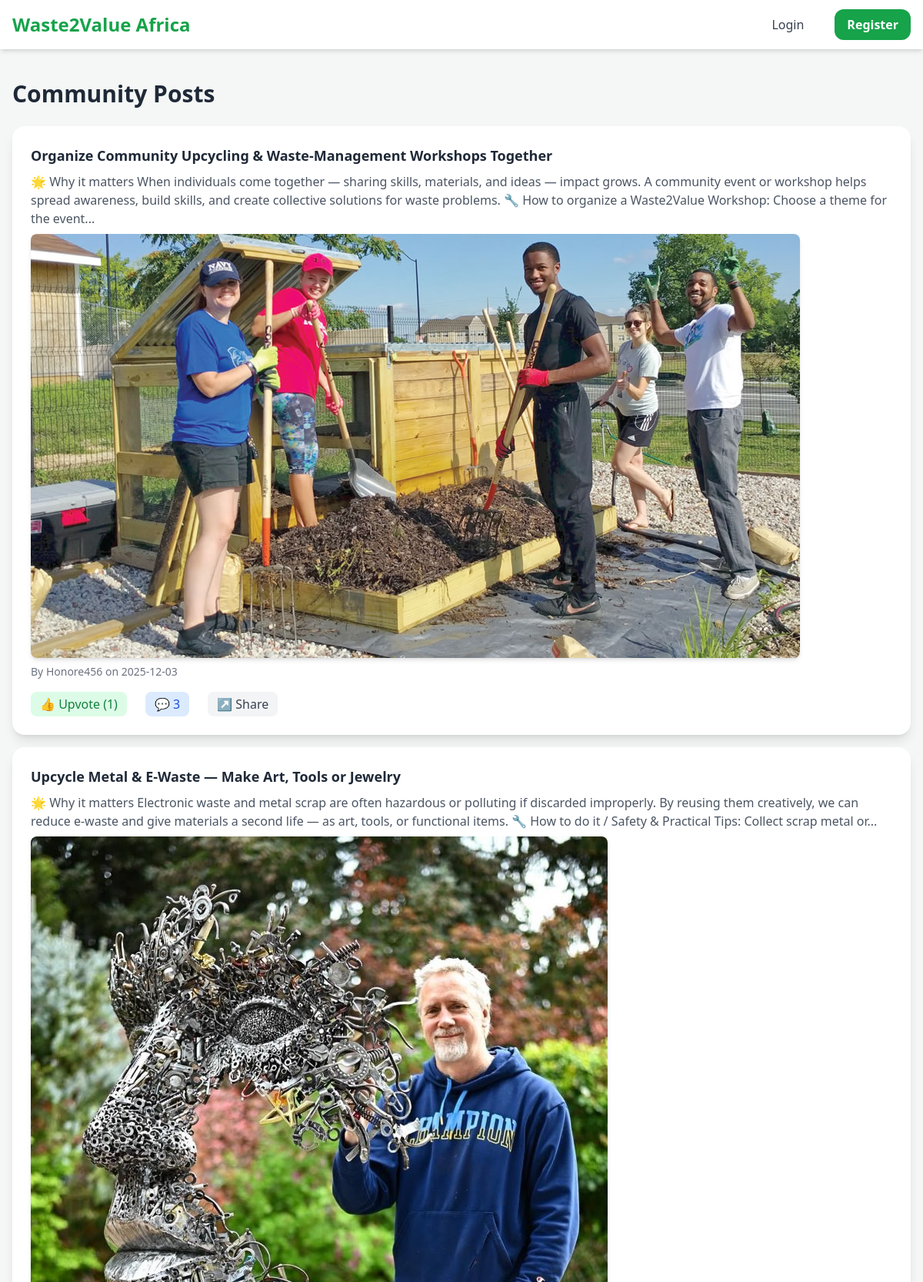
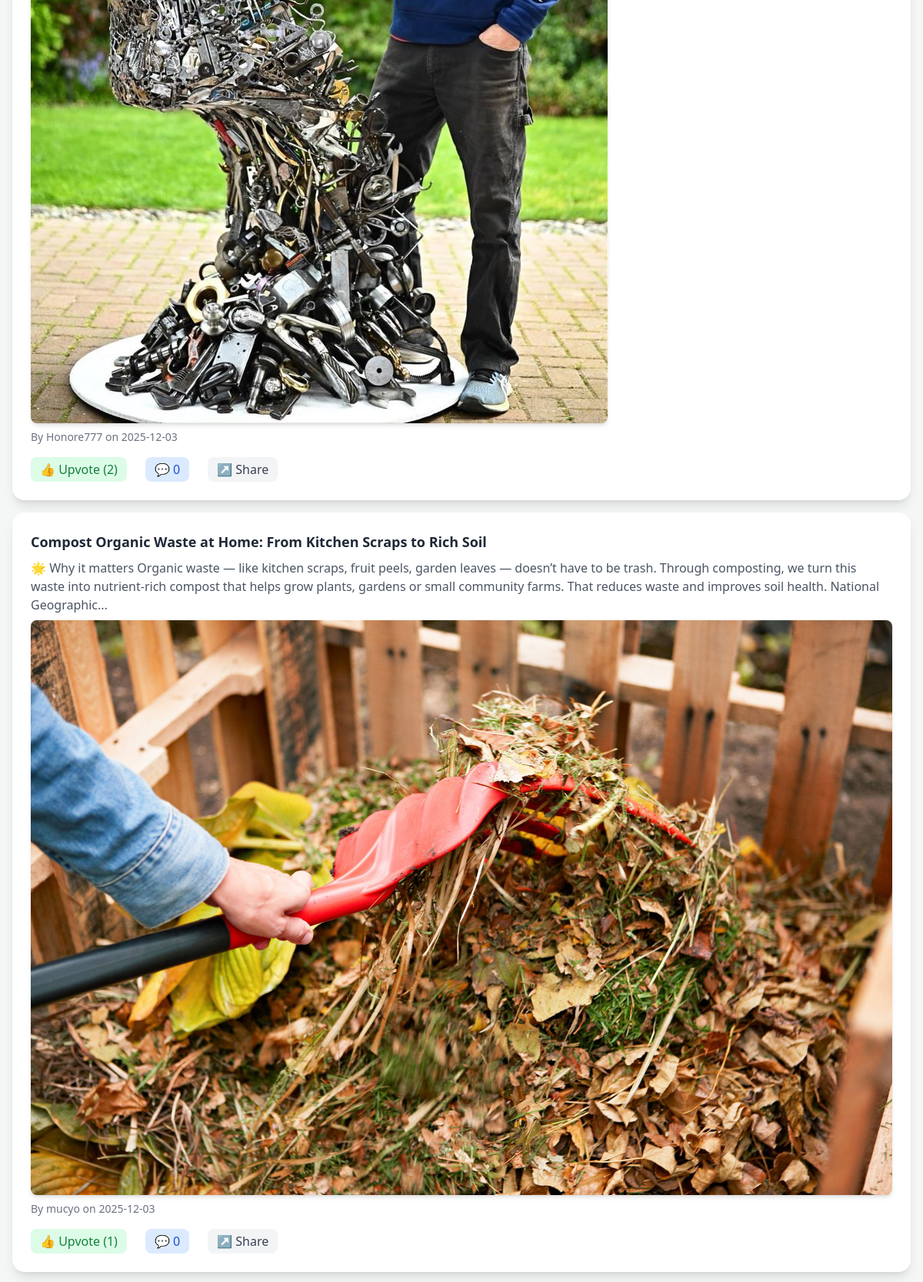
The app's page /community (upper part) with its own data (2 pictures, top to bottom).
### models.py (models this page shows, shortened)
class Post(db.Model):
    __tablename__ = "posts"
    id = db.Column(db.Integer, primary_key=True)
    title = db.Column(db.String(255), nullable=False, index=True)
    content=db.Column(db.Text, nullable=False)
    image= db.Column(db.String(255), nullable= True)
    slug = db.Column(db.String(300), nullable=False, unique=True, index=True)
    user_id = db.Column(db.Integer, db.ForeignKey("users.id", ondelete="SET NULL"), nullable=True, index=True)
    author = db.relationship("User", back_populates="posts", lazy=True, foreign_keys=[user_id])
    created_at = db.Column(db.DateTime, default=datetime.utcnow, index=True)
    updated_at = db.Column(db.DateTime, default=datetime.utcnow, onupdate=datetime.utcnow)
    is_deleted = db.Column(db.Boolean, default=False, index=True)
    pinned = db.Column(db.Boolean, default=False)
    view_count = db.Column(db.Integer, default=0)
    tags = db.relationship("Tag", secondary=post_tags, back_populates="posts", lazy="subquery")
    comments = db.relationship("Comment", back_populates="post",lazy='dynamic', cascade="all, delete-orphan")
    upvotes = db.relationship("PostUpvote", back_populates="post",lazy='dynamic', cascade="all, delete-orphan")

class TimestampMixin:
    created_at = db.Column(db.DateTime, default=datetime.utcnow, index=True)
    updated_at = db.Column(db.DateTime, default=datetime.utcnow, onupdate=datetime.utcnow)

class SoftDeleteMixin:
    is_deleted = db.Column(db.Boolean, default=False, index=True)

class User(db.Model, UserMixin, TimestampMixin, SoftDeleteMixin):
    __tablename__ = "users"
    id = db.Column(db.Integer, primary_key=True)
    username = db.Column(db.String(80), nullable=False, unique=True, index=True)
    email = db.Column(db.String(255), nullable=False, unique=True, index=True)
    _password = db.Column("password", db.String(255), nullable=False)
    role = db.Column(db.Enum(RoleEnum), nullable=False, default=RoleEnum.consumer, index=True)
    is_verified = db.Column(db.Boolean, default=False, index=True)
    full_name = db.Column(db.String(120), nullable=True)
    bio = db.Column(db.Text, nullable=True)
    location = db.Column(db.String(150), nullable=True, index=True)
    avatar_url = db.Column(db.String(512), nullable=True, default="/static/images/default-avatar.png")
    twitter = db.Column(db.String(255), nullable=True)
    instagram = db.Column(db.String(255), nullable=True)
    github = db.Column(db.String(255), nullable=True)
    last_seen = db.Column(db.DateTime, default=datetime.utcnow)
    avatar_url_filename = db.Column(db.String(255), nullable=True)
    updated_at = db.Column(db.DateTime, nullable=True)
    listings = db.relationship(
        "Listing",
        back_populates="owner",
        lazy="dynamic",
        cascade="all, delete-orphan"
    )
    posts = db.relationship(
        "Post",
        back_populates="author",
        lazy="dynamic",
        cascade="all, delete-orphan"
    )
    comments = db.relationship("Comment", back_populates="author", lazy="dynamic", cascade="all, delete-orphan")
    post_upvotes = db.relationship("PostUpvote", back_populates="user", lazy="dynamic", cascade="all, delete-orphan")
    notifications = db.relationship("Notification", back_populates="user", lazy="dynamic", cascade="all, delete-orphan")
    sent_messages = db.relationship("Message", back_populates="sender", lazy="dynamic", cascade="all, delete-orphan")
    conversations = db.relationship(
        "Conversation",
        secondary="conversation_participants",
        back_populates="participants",
        lazy="subquery"
    )

### routes_community.py (the view)
@community_bp.route("/community")
def community():
    posts = Post.query.filter_by(is_deleted=False).order_by(Post.created_at.desc()).all()
    return render_template("community.html", posts=posts)

### templates/community.html (shortened to what this page needs)
{% extends "base.html" %}
{% block content %}
<h1 class="text-3xl font-bold mb-6 text-gray-800">Community Posts</h1>
{% if posts %}
<div class="space-y-4">
    {% for p in posts %}
    <div class="bg-white p-6 rounded-2xl shadow-lg hover:shadow-xl transition transform hover:-translate-y-1">
        <h2 class="text-lg font-semibold text-gray-800 hover:text-green-600">
            <a href="{{ url_for('community.view_post', slug=p.slug) }}">
                {{ p.title }}
            </a>
        </h2>
        <p class="text-gray-600 mt-2">
            {{ p.content[:300] ~ ('...' if p.content|length > 300 else '') }}
        </p>
        {% if p.image %}
        <div class="mt-2">
            <img src="{{ url_for('static', filename='uploads/posts/' + p.image) }}"
                 loading="lazy"
                 alt="Post Image"
                 class="rounded-lg shadow-md max-w-full h-auto">
        </div>
        {% endif %}
        <div class="mt-2 text-sm text-gray-500">
            By {{ p.author.username if p.author else 'Unknown' }}
            on {{ p.created_at.strftime('%Y-%m-%d') }}
        </div>
        <div class="flex items-center gap-6 mt-4 text-gray-700">
            <button class="upvote-btn px-3 py-1 bg-green-100 text-green-700 rounded-lg hover:bg-green-200"
                    data-post-id="{{ p.id }}">
                👍 Upvote (<span class="upvote-count">{{ p.upvotes.count() }}</span>)
            </button>
            <button class="toggle-comments-btn flex items-center gap-1 px-3 py-1 bg-blue-100 text-blue-700 rounded-lg hover:bg-blue-200">
                💬 <span class="comment-count">{{ p.comments.count() }}</span>
            </button>
            <button class="flex items-center gap-1 px-3 py-1 bg-gray-100 text-gray-700 rounded-lg hover:bg-gray-200">
                ↗ Share
            </button>
        </div>
    </div>
    {% endfor %}
</div>
{% else %}
<p class="text-gray-600">No community posts yet.</p>
{% endif %}
{% endblock %}

### templates/base.html (shortened to what this page needs)
<!DOCTYPE html>
<html lang="en">
<head>
    <script src="https://cdn.tailwindcss.com"></script>
</head>
<body class="min-h-screen flex flex-col font-sans text-gray-800">
{% block navbar %}
<nav class="bg-white shadow-md sticky top-0 z-50">
    <div class="max-w-7xl mx-auto px-4 py-3 flex justify-between items-center">
        <a href="/" class="text-2xl font-bold text-green-600 hover:text-green-700 transition">Waste2Value Africa</a>
        <div class="flex items-center space-x-6">
            {% if current_user.is_authenticated %}
                <a href="/dashboard" class="text-gray-700 hover:text-green-600 transition">Dashboard</a>
                                 <a href="/marketplace" class="text-gray-700 hover:text-green-600 transition">Marketplace</a>
                <a href="/community" class="text-gray-700 hover:text-green-600 transition">Community</a>
                <a href="/messages" class="text-gray-700 hover:text-green-600 transition">Messages</a>
                <a href="/auth/logout" class="px-4 py-2 bg-red-500 text-white rounded-xl hover:bg-red-600 transition font-semibold">Logout</a>
            {% else %}
                <a href="/auth/login" class="px-4 py-2 text-gray-700 hover:text-green-600 transition">Login</a>
                <a href="/auth/register" class="px-4 py-2 bg-green-600 text-white rounded-xl hover:bg-green-700 transition font-semibold">Register</a>
            {% endif %}
        </div>
    </div>
</nav>
{% endblock %}
<main class="flex-grow">
    <div class="max-w-7xl mx-auto px-4 py-6">
        {% block content %}{% endblock %}
    </div>
</main>
</body>
</html>

### templates/base.html (style rules this page uses)
body { background-color: #f4f7f6; }

### records on screen
Post: title "Organize Community Upcycling & Waste‑Management Workshops Together", content "🌟 Why it matters When individuals come together — sharing skills, materials, and ideas — impact grows. A community event or workshop helps spread awareness, build skills, and create collective solutions for waste problems. 🔧 How to organize a Waste2Value Workshop: Choose a theme for the event...", image (picture), author "Honore456", created_at "2025-12-03", upvotes.count "1", comments.count "3"
Post: title "Upcycle Metal & E‑Waste — Make Art, Tools or Jewelry", content "🌟 Why it matters Electronic waste and metal scrap are often hazardous or polluting if discarded improperly. By reusing them creatively, we can reduce e‑waste and give materials a second life — as art, tools, or functional items. 🔧 How to do it / Safety & Practical Tips: Collect scrap metal or...", image (picture), author "Honore777", created_at "2025-12-03", upvotes.count "2", comments.count "0"
Post: title "Compost Organic Waste at Home: From Kitchen Scraps to Rich Soil", content "🌟 Why it matters Organic waste — like kitchen scraps, fruit peels, garden leaves — doesn’t have to be trash. Through composting, we turn this waste into nutrient‑rich compost that helps grow plants, gardens or small community farms. That reduces waste and improves soil health. National Geographic...", image (picture), author "mucyo", created_at "2025-12-03", upvotes.count "1", comments.count "0"
